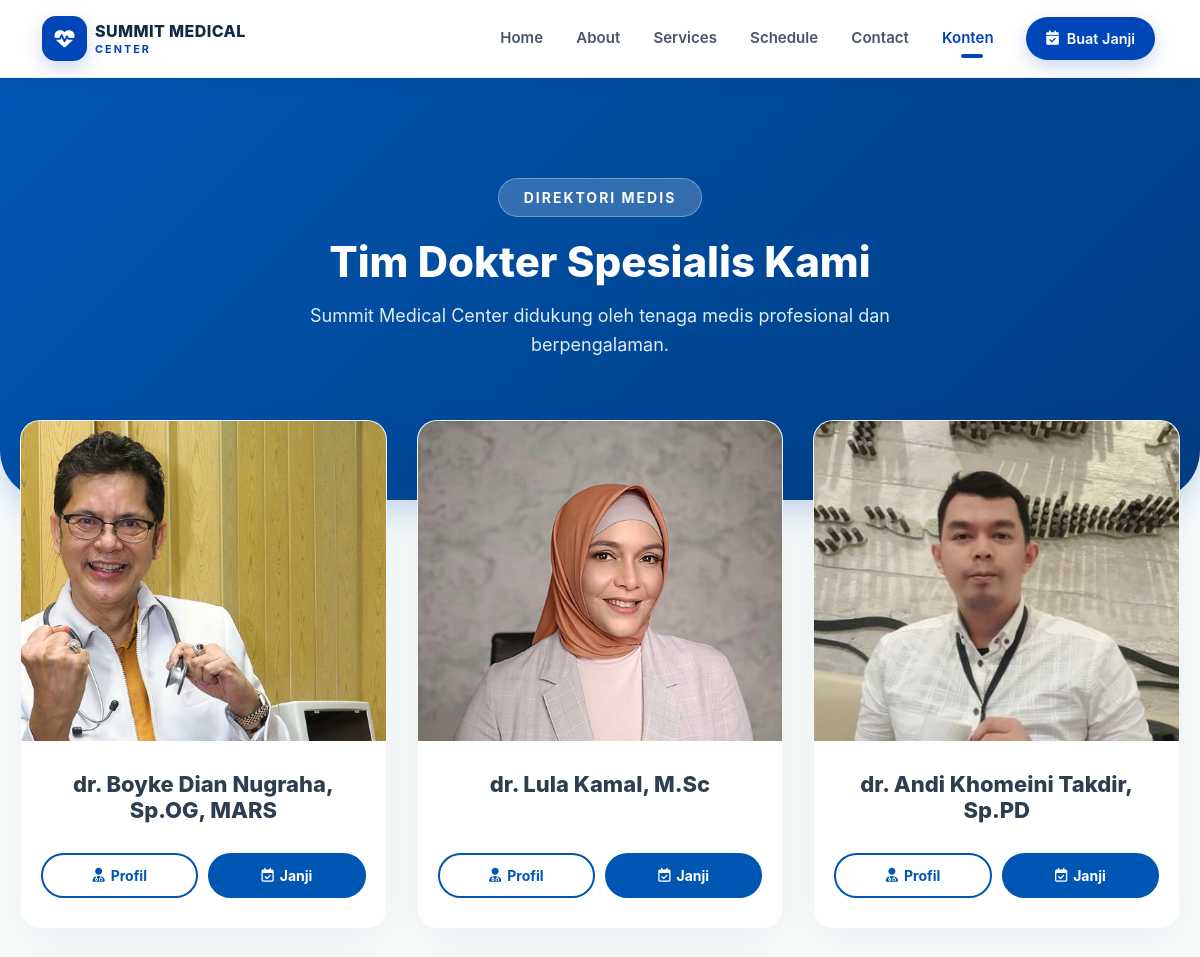
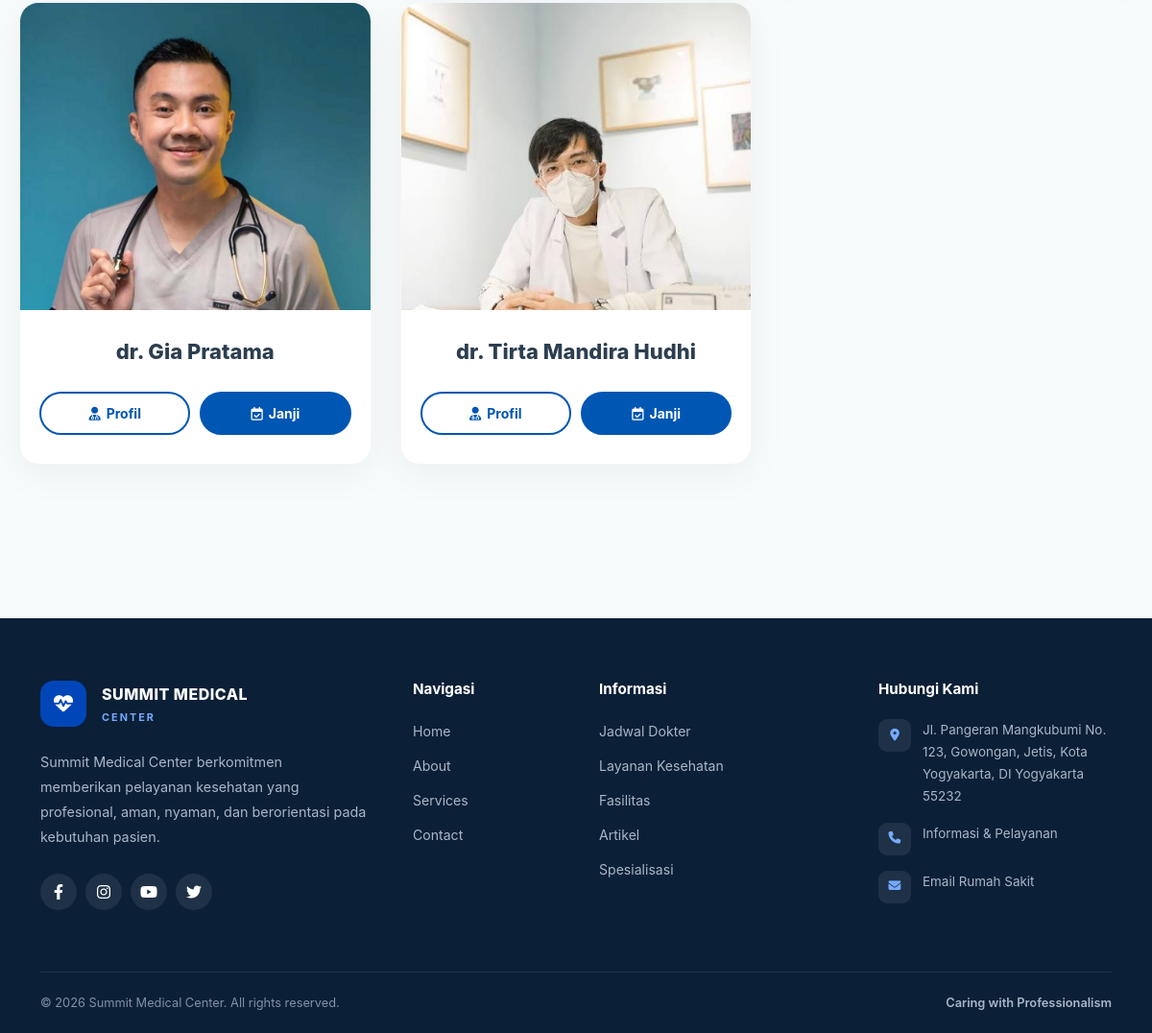
The page /index.php/doctors on the database its author committed (2 pictures, top to bottom).
### tables this page shows
CREATE TABLE `doctors` (
  `id` int(10) UNSIGNED NOT NULL,
  `specialty_id` int(10) UNSIGNED NOT NULL,
  `name` varchar(150) NOT NULL,
  `photo` varchar(255) DEFAULT NULL,
  `education` varchar(255) DEFAULT NULL,
  `experience` text DEFAULT NULL,
  `description` text DEFAULT NULL,
  `status` tinyint(1) NOT NULL DEFAULT 1,
  `created_at` datetime NOT NULL DEFAULT current_timestamp(),
  `updated_at` datetime DEFAULT NULL ON UPDATE current_timestamp()
);

### application/controllers/Doctors.php (called while the page is built, shortened)
<?php
class Doctors extends CI_Controller
{
    public function __construct()
    {
        $this->load->model('Doctor_model');
        $this->load->model('Specialty_model');
        $this->load->library('session');
        $this->load->library('form_validation');
    }
    public function index()
    {
        $data['title'] = 'Dokter';
        $data['doctors'] = $this->Doctor_model->getAllDoctors();
        $this->load->view('templates/header', $data);
        $this->load->view('templates/navbar');
        $this->load->view('doctors/index', $data);
        $this->load->view('templates/footer');
    }
}

### index.php (called while the page is built, shortened)
<?php
require_once BASEPATH.'core/CodeIgniter.php';

### application/models/Doctor_model.php (called while the page is built, shortened)
<?php
class Doctor_model extends CI_Model
{
    private $table = 'doctors';
    public function getAllDoctors()
    {
        $this->db->select('
            doctors.*,
            specialties.name AS specialty_name
        ');
        $this->db->from($this->table);
        $this->db->join(
            'specialties',
            'specialties.id = doctors.specialty_id',
            'left'
        );
        $this->db->order_by('doctors.id', 'DESC');
        return $this->db->get()->result();
    }
}

### application/views/doctors/index.php (the view, shortened to what this page needs)
<div class="doctors-hero">
    <div class="container">
        <span class="badge-doctors">Direktori Medis</span>
        <h1>Tim Dokter Spesialis Kami</h1>
        <p>Summit Medical Center didukung oleh tenaga medis profesional dan berpengalaman.</p>
    </div>
</div>
<div class="doctors-container">
    <?php if (!empty($doctors)): ?>
        <?php
            $delay = 0.2;
            foreach ($doctors as $doc):
        ?>
            <div class="doctor-card" style="animation-delay: <?= $delay; ?>s;">
                <div class="doctor-img-wrapper">
                    <?php if (!empty($doc->photo)): ?>
                        <img src="<?= base_url('uploads/doctors/' . $doc->photo); ?>" alt="<?= htmlspecialchars($doc->name); ?>">
                    <?php else: ?>
                        <img src="<?= base_url('assets/images/default-doctor.png'); ?>" alt="Default Doctor">
                    <?php endif; ?>
                </div>
                <div class="doctor-info">
                    <h3 class="doctor-name"><?= htmlspecialchars($doc->name); ?></h3>
                    <br>
                    <div class="doctor-actions">
                        <a href="<?= site_url('doctors/detail/' . $doc->id); ?>" class="btn-detail-doctor">
                            <i class="fas fa-user-md"></i> Profil
                        </a>
                        <a href="<?= site_url('contact'); ?>" class="btn-book-doctor">
                            <i class="far fa-calendar-check"></i> Janji
                        </a>
                    </div>
                </div>
            </div>
            <?php $delay += 0.15;  ?>
        <?php endforeach; ?>
    <?php endif; ?>
</div>

### assets/css/style.css (style rules this page uses)
:root { --primary: #0046b8; --primary-dark: #00358f; --primary-light: #eaf2ff; --text-dark: #102a43; --text-muted: #64748b; --bg-light: #f7f9fc; --border: #e8edf4; --radius-sm: 12px; --radius-md: 18px; --radius-lg: 25px; --shadow-sm: 0 5px 20px rgba(15, 23, 42, 0.05); --shadow-md: 0 12px 35px rgba(15, 23, 42, 0.08); }
html { scroll-behavior: smooth; }
body { margin: 0; padding: 0; background-color: #ffffff; color: var(--text-dark); font-family: -apple-system, BlinkMacSystemFont, "Segoe UI", Roboto, Helvetica, Arial, sans-serif; overflow-x: hidden; }
a { transition: all 0.3s ease; }

### assets/css/news.css (style rules this page uses)
body { background-color: #f8fbfc; }

### application/views/doctors/index.php (style rules this page uses)
body { background-color: #f8fbfc; }
.doctors-hero { background: linear-gradient(135deg, #0056b3 0%, #003d82 100%); color: #ffffff; padding: 100px 20px 140px; border-radius: 0 0 50px 50px; text-align: center; margin-bottom: -80px; position: relative; z-index: 1; box-shadow: 0 10px 30px rgba(0, 86, 179, 0.2); animation: fadeInUp 0.8s ease-out; }
.badge-doctors { display: inline-block; background: rgba(255, 255, 255, 0.2); backdrop-filter: blur(5px); padding: 8px 25px; border-radius: 30px; font-size: 14px; font-weight: 700; letter-spacing: 2px; text-transform: uppercase; margin-bottom: 20px; border: 1px solid rgba(255, 255, 255, 0.3); }
.doctors-hero h1 { font-size: 42px; font-weight: 800; margin-bottom: 15px; }
.doctors-hero p { font-size: 18px; color: #e0ebf5; max-width: 650px; margin: 0 auto; line-height: 1.6; }
.doctors-container { position: relative; z-index: 2; max-width: 1200px; margin: 0 auto; padding: 0 20px 80px; display: grid; grid-template-columns: repeat(auto-fit, minmax(280px, 1fr)); gap: 30px; }
.doctor-card { background: #ffffff; border-radius: 20px; overflow: hidden; text-align: center; box-shadow: 0 10px 40px rgba(0, 0, 0, 0.05); border: 1px solid rgba(0, 86, 179, 0.05); display: flex; flex-direction: column; opacity: 0; animation: fadeInUp 0.8s ease-out forwards; transition: all 0.4s cubic-bezier(0.175, 0.885, 0.32, 1.275); }
.doctor-img-wrapper { width: 100%; height: 320px; overflow: hidden; background: #f0f6fc; position: relative; }
.doctor-img-wrapper img { width: 100%; height: 100%; object-fit: cover; object-position: top; transition: transform 0.6s ease; }
.doctor-info { padding: 30px 20px; display: flex; flex-direction: column; flex-grow: 1; }
.doctor-name { font-size: 22px; font-weight: 800; color: #2c3e50; margin-bottom: 5px; }
.doctor-actions { display: flex; gap: 10px; margin-top: auto; }
.btn-detail-doctor, .btn-book-doctor { flex: 1; font-weight: 700; font-size: 14px; padding: 10px 15px; border-radius: 30px; text-decoration: none; transition: all 0.3s ease; display: flex; align-items: center; justify-content: center; gap: 6px; }
.btn-detail-doctor { background: #ffffff; color: #0056b3; border: 2px solid #0056b3; }
.btn-book-doctor { background: #0056b3; color: #ffffff; border: 2px solid #0056b3; }

### rows shown on the page
doctors: photo (picture), name "dr. Boyke Dian Nugraha, Sp.OG, MARS"
doctors: photo (picture), name "dr. Lula Kamal, M.Sc"
doctors: photo (picture), name "dr. Andi Khomeini Takdir, Sp.PD"
doctors: photo (picture), name "dr. Gia Pratama"
doctors: photo (picture), name "dr. Tirta Mandira Hudhi"
